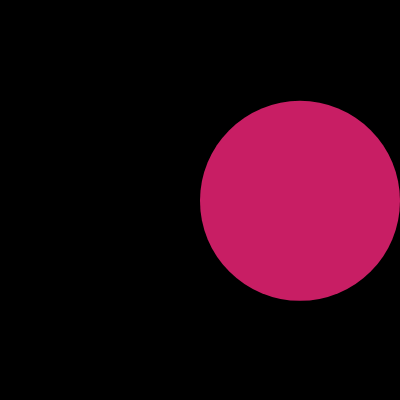
Frame 1 (no input)
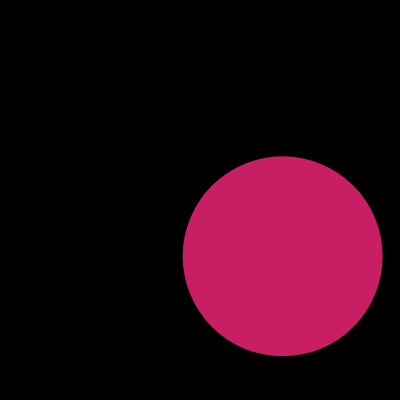
Frame 60 (no input)
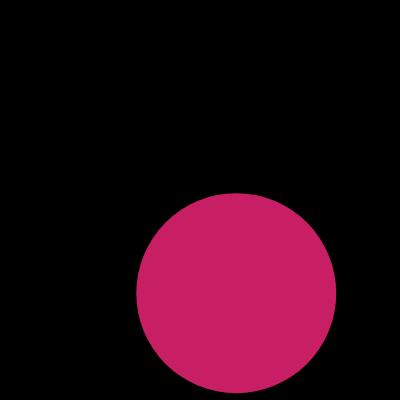
Frame 120 (the mouse pressed at the canvas centre since frame 60)

The p5.js sketch that drew these frames (run headless with seeded random() and noise() and a simulated clock; from frame 60 on, the mouse is pressed at the canvas centre):

// p5.js sketch
// ── sketch.js
let sinArray = [];
let cosArray = [];
let sinResolution = 360 * 4;

function setup() {
  createCanvas(400, 400);
  background(50);

  for (let i=0; i<sinResolution; i++) {
    let angle = map(i, 0, sinResolution, 0, TWO_PI);
    sinArray.push( sin(angle) );
    cosArray.push( cos(angle) );
  }
}

function draw() {
  background(0);

  push();

  translate(width/2, height/2);

  let freq, amp;
  let x, y, dia;

  noStroke();
  fill( 200, 30, 100);

  freq = frameCount * 0.010;
  amp = 100;
  x = mCos(freq) * amp;
  y = mSin(freq) * amp;

  circleDia = 200;
  ellipse(x, y, circleDia, circleDia);

  pop();
}

function mSin( angle ) {
  // won't work with negative angle values!
  let index = parseInt( map(angle % TWO_PI, 0, TWO_PI, 0, sinResolution) );
  return sinArray[index];
}

function mCos( angle ) {
  // won't work with negative angle values!
  let index = parseInt( map(angle % TWO_PI, 0, TWO_PI, 0, sinResolution) );
  return cosArray[index];
}












// :D
